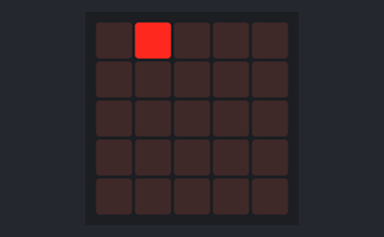
A program run on a simulated BBC micro:bit (MakeCode). Shown: the board's 5×5 LED display. Random numbers come from a fixed seed.

Above: at 0.1 s.
At 0.6 s:
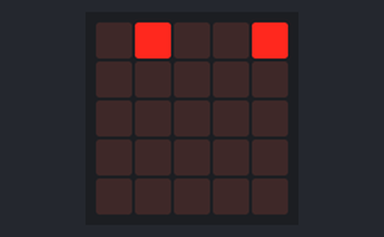
At 1.1 s:
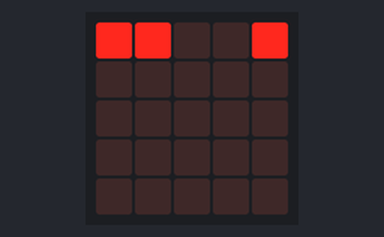
At 1.6 s:
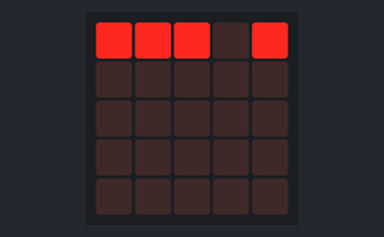
At 2.7 s:
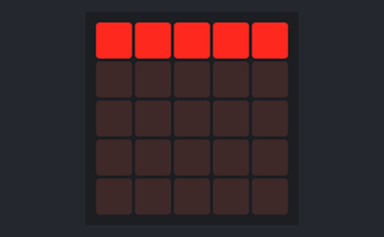

Measured:
- what the display in image 1 shows lasts 0.5 s, from 0.5 s to 1.0 s
- what the display in image 3 shows lasts 1.0 s, from 1.6 s to 2.6 s

The program:

main.ts
```typescript
let itération_avant_prochaine_comète = 0
let ligne_inversée = 0
basic.forever(function () {
    if (true) {
        led.plot(randint(0, 4), 0)
        itération_avant_prochaine_comète = 2
    }
    itération_avant_prochaine_comète += -1
    basic.pause(500)
    for (let colonne = 0; colonne <= 4; colonne++) {
        for (let ligne = 0; ligne <= 4; ligne++) {
            ligne_inversée = 0 - ligne
            if (led.point(colonne, ligne_inversée) && led.pointBrightness(colonne, ligne_inversée) == 0) {
                led.plotBrightness(colonne, ligne_inversée, 170)
                led.plotBrightness(colonne, ligne_inversée, 255)
            } else if (led.pointBrightness(0, 0) == 0) {

            } else {

            }
        }
    }
})
```

test.ts
```typescript
// les tests vont ici ; cela ne sera pas compilé si ce paquet est utilisé en tant qu'extension.
```
